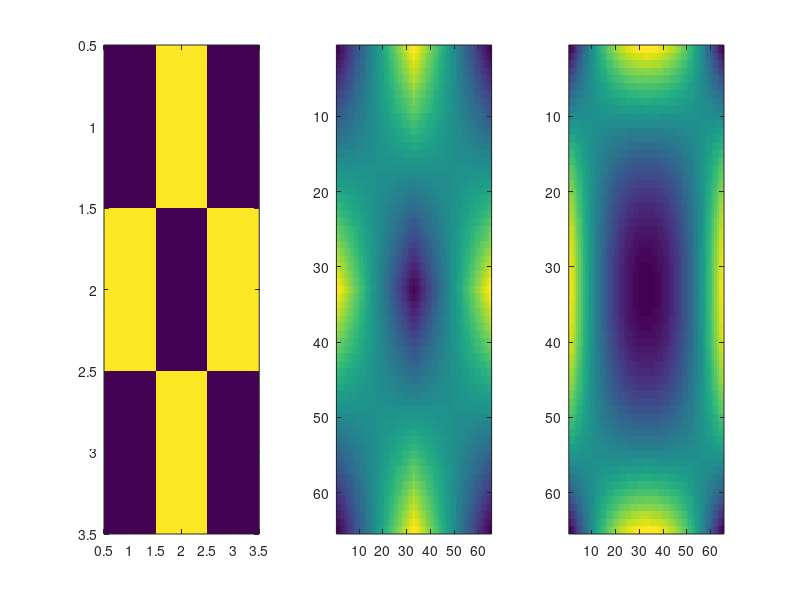

Source code (MATLAB):
x(:,1) = [0,1,0,];
x(:,2) = [1,0,1];
x(:,3) = [0,1,0];
subplot(1,3,1)
imagesc(x)
subplot(1,3,2)
y= interp2(x,5);
imagesc(y)
subplot(1,3,3)
y= interp2(x,5,'cubic');
imagesc(y)
